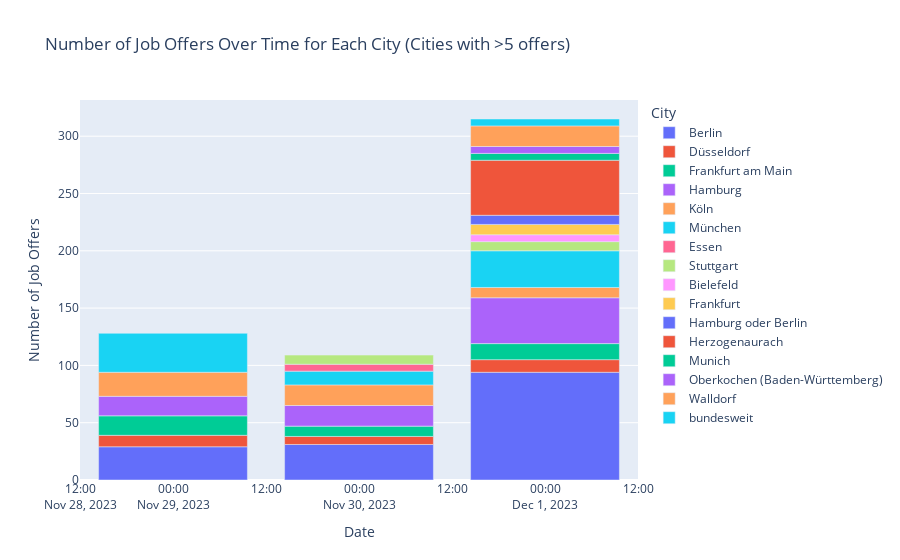

The notebook cell this image was saved under:
### Code cell
# Create a Plotly figure
fig = px.bar(filtered_df, x='day', y='count', color='city',
             labels={'count': 'Number of Job Offers', 'day': 'Date'},
             title='Number of Job Offers Over Time for Each City (Cities with >5 offers)')

# Update the layout for better readability
fig.update_layout(xaxis_title='Date',
                  yaxis_title='Number of Job Offers',
                  legend_title='City')

# Show the plot
fig.show()

### Figure 1 — Plotly figure (JSON) as saved in the notebook; plotly's stock layout.template omitted (floating-point values rounded to 4 significant figures)
{"data": [{"alignmentgroup": "True", "hovertemplate": "city=Berlin<br>Date=%{x}<br>Number of Job Offers=%{y}<extra></extra>", "legendgroup": "Berlin", "marker": {"color": "#636efa", "pattern": {"shape": ""}}, "name": "Berlin", "offsetgroup": "Berlin", "orientation": "v", "showlegend": true, "textposition": "auto", "type": "bar", "x": ["2023-11-29", "2023-11-30", "2023-12-01"], "xaxis": "x", "y": [29, 31, 94], "yaxis": "y"}, {"alignmentgroup": "True", "hovertemplate": "city=Düsseldorf<br>Date=%{x}<br>Number of Job Offers=%{y}<extra></extra>", "legendgroup": "Düsseldorf", "marker": {"color": "#EF553B", "pattern": {"shape": ""}}, "name": "Düsseldorf", "offsetgroup": "Düsseldorf", "orientation": "v", "showlegend": true, "textposition": "auto", "type": "bar", "x": ["2023-11-29", "2023-11-30", "2023-12-01"], "xaxis": "x", "y": [10, 7, 11], "yaxis": "y"}, {"alignmentgroup": "True", "hovertemplate": "city=Frankfurt am Main<br>Date=%{x}<br>Number of Job Offers=%{y}<extra></extra>", "legendgroup": "Frankfurt am Main", "marker": {"color": "#00cc96", "pattern": {"shape": ""}}, "name": "Frankfurt am Main", "offsetgroup": "Frankfurt am Main", "orientation": "v", "showlegend": true, "textposition": "auto", "type": "bar", "x": ["2023-11-29", "2023-11-30", "2023-12-01"], "xaxis": "x", "y": [17, 9, 14], "yaxis": "y"}, {"alignmentgroup": "True", "hovertemplate": "city=Hamburg<br>Date=%{x}<br>Number of Job Offers=%{y}<extra></extra>", "legendgroup": "Hamburg", "marker": {"color": "#ab63fa", "pattern": {"shape": ""}}, "name": "Hamburg", "offsetgroup": "Hamburg", "orientation": "v", "showlegend": true, "textposition": "auto", "type": "bar", "x": ["2023-11-29", "2023-11-30", "2023-12-01"], "xaxis": "x", "y": [17, 18, 40], "yaxis": "y"}, {"alignmentgroup": "True", "hovertemplate": "city=Köln<br>Date=%{x}<br>Number of Job Offers=%{y}<extra></extra>", "legendgroup": "Köln", "marker": {"color": "#FFA15A", "pattern": {"shape": ""}}, "name": "Köln", "offsetgroup": "Köln", "orientation": "v", "showlegend": true, "textposition": "auto", "type": "bar", "x": ["2023-11-29", "2023-11-30", "2023-12-01"], "xaxis": "x", "y": [21, 18, 9], "yaxis": "y"}, {"alignmentgroup": "True", "hovertemplate": "city=München<br>Date=%{x}<br>Number of Job Offers=%{y}<extra></extra>", "legendgroup": "München", "marker": {"color": "#19d3f3", "pattern": {"shape": ""}}, "name": "München", "offsetgroup": "München", "orientation": "v", "showlegend": true, "textposition": "auto", "type": "bar", "x": ["2023-11-29", "2023-11-30", "2023-12-01"], "xaxis": "x", "y": [34, 12, 32], "yaxis": "y"}, {"alignmentgroup": "True", "hovertemplate": "city=Essen<br>Date=%{x}<br>Number of Job Offers=%{y}<extra></extra>", "legendgroup": "Essen", "marker": {"color": "#FF6692", "pattern": {"shape": ""}}, "name": "Essen", "offsetgroup": "Essen", "orientation": "v", "showlegend": true, "textposition": "auto", "type": "bar", "x": ["2023-11-30"], "xaxis": "x", "y": [6], "yaxis": "y"}, {"alignmentgroup": "True", "hovertemplate": "city=Stuttgart<br>Date=%{x}<br>Number of Job Offers=%{y}<extra></extra>", "legendgroup": "Stuttgart", "marker": {"color": "#B6E880", "pattern": {"shape": ""}}, "name": "Stuttgart", "offsetgroup": "Stuttgart", "orientation": "v", "showlegend": true, "textposition": "auto", "type": "bar", "x": ["2023-11-30", "2023-12-01"], "xaxis": "x", "y": [8, 8], "yaxis": "y"}, {"alignmentgroup": "True", "hovertemplate": "city=Bielefeld<br>Date=%{x}<br>Number of Job Offers=%{y}<extra></extra>", "legendgroup": "Bielefeld", "marker": {"color": "#FF97FF", "pattern": {"shape": ""}}, "name": "Bielefeld", "offsetgroup": "Bielefeld", "orientation": "v", "showlegend": true, "textposition": "auto", "type": "bar", "x": ["2023-12-01"], "xaxis": "x", "y": [6], "yaxis": "y"}, {"alignmentgroup": "True", "hovertemplate": "city=Frankfurt<br>Date=%{x}<br>Number of Job Offers=%{y}<extra></extra>", "legendgroup": "Frankfurt", "marker": {"color": "#FECB52", "pattern": {"shape": ""}}, "name": "Frankfurt", "offsetgroup": "Frankfurt", "orientation": "v", "showlegend": true, "textposition": "auto", "type": "bar", "x": ["2023-12-01"], "xaxis": "x", "y": [9], "yaxis": "y"}, {"alignmentgroup": "True", "hovertemplate": "city=Hamburg oder Berlin<br>Date=%{x}<br>Number of Job Offers=%{y}<extra></extra>", "legendgroup": "Hamburg oder Berlin", "marker": {"color": "#636efa", "pattern": {"shape": ""}}, "name": "Hamburg oder Berlin", "offsetgroup": "Hamburg oder Berlin", "orientation": "v", "showlegend": true, "textposition": "auto", "type": "bar", "x": ["2023-12-01"], "xaxis": "x", "y": [8], "yaxis": "y"}, {"alignmentgroup": "True", "hovertemplate": "city=Herzogenaurach<br>Date=%{x}<br>Number of Job Offers=%{y}<extra></extra>", "legendgroup": "Herzogenaurach", "marker": {"color": "#EF553B", "pattern": {"shape": ""}}, "name": "Herzogenaurach", "offsetgroup": "Herzogenaurach", "orientation": "v", "showlegend": true, "textposition": "auto", "type": "bar", "x": ["2023-12-01"], "xaxis": "x", "y": [48], "yaxis": "y"}, {"alignmentgroup": "True", "hovertemplate": "city=Munich<br>Date=%{x}<br>Number of Job Offers=%{y}<extra></extra>", "legendgroup": "Munich", "marker": {"color": "#00cc96", "pattern": {"shape": ""}}, "name": "Munich", "offsetgroup": "Munich", "orientation": "v", "showlegend": true, "textposition": "auto", "type": "bar", "x": ["2023-12-01"], "xaxis": "x", "y": [6], "yaxis": "y"}, {"alignmentgroup": "True", "hovertemplate": "city=Oberkochen (Baden-Württemberg)<br>Date=%{x}<br>Number of Job Offers=%{y}<extra></extra>", "legendgroup": "Oberkochen (Baden-Württemberg)", "marker": {"color": "#ab63fa", "pattern": {"shape": ""}}, "name": "Oberkochen (Baden-Württemberg)", "offsetgroup": "Oberkochen (Baden-Württemberg)", "orientation": "v", "showlegend": true, "textposition": "auto", "type": "bar", "x": ["2023-12-01"], "xaxis": "x", "y": [6], "yaxis": "y"}, {"alignmentgroup": "True", "hovertemplate": "city=Walldorf<br>Date=%{x}<br>Number of Job Offers=%{y}<extra></extra>", "legendgroup": "Walldorf", "marker": {"color": "#FFA15A", "pattern": {"shape": ""}}, "name": "Walldorf", "offsetgroup": "Walldorf", "orientation": "v", "showlegend": true, "textposition": "auto", "type": "bar", "x": ["2023-12-01"], "xaxis": "x", "y": [18], "yaxis": "y"}, {"alignmentgroup": "True", "hovertemplate": "city=bundesweit<br>Date=%{x}<br>Number of Job Offers=%{y}<extra></extra>", "legendgroup": "bundesweit", "marker": {"color": "#19d3f3", "pattern": {"shape": ""}}, "name": "bundesweit", "offsetgroup": "bundesweit", "orientation": "v", "showlegend": true, "textposition": "auto", "type": "bar", "x": ["2023-12-01"], "xaxis": "x", "y": [6], "yaxis": "y"}], "layout": {"barmode": "relative", "legend": {"title": {"text": "City"}, "tracegroupgap": 0}, "title": {"text": "Number of Job Offers Over Time for Each City (Cities with >5 offers)"}, "xaxis": {"anchor": "y", "domain": [0, 1], "title": {"text": "Date"}}, "yaxis": {"anchor": "x", "domain": [0, 1], "title": {"text": "Number of Job Offers"}}}}
